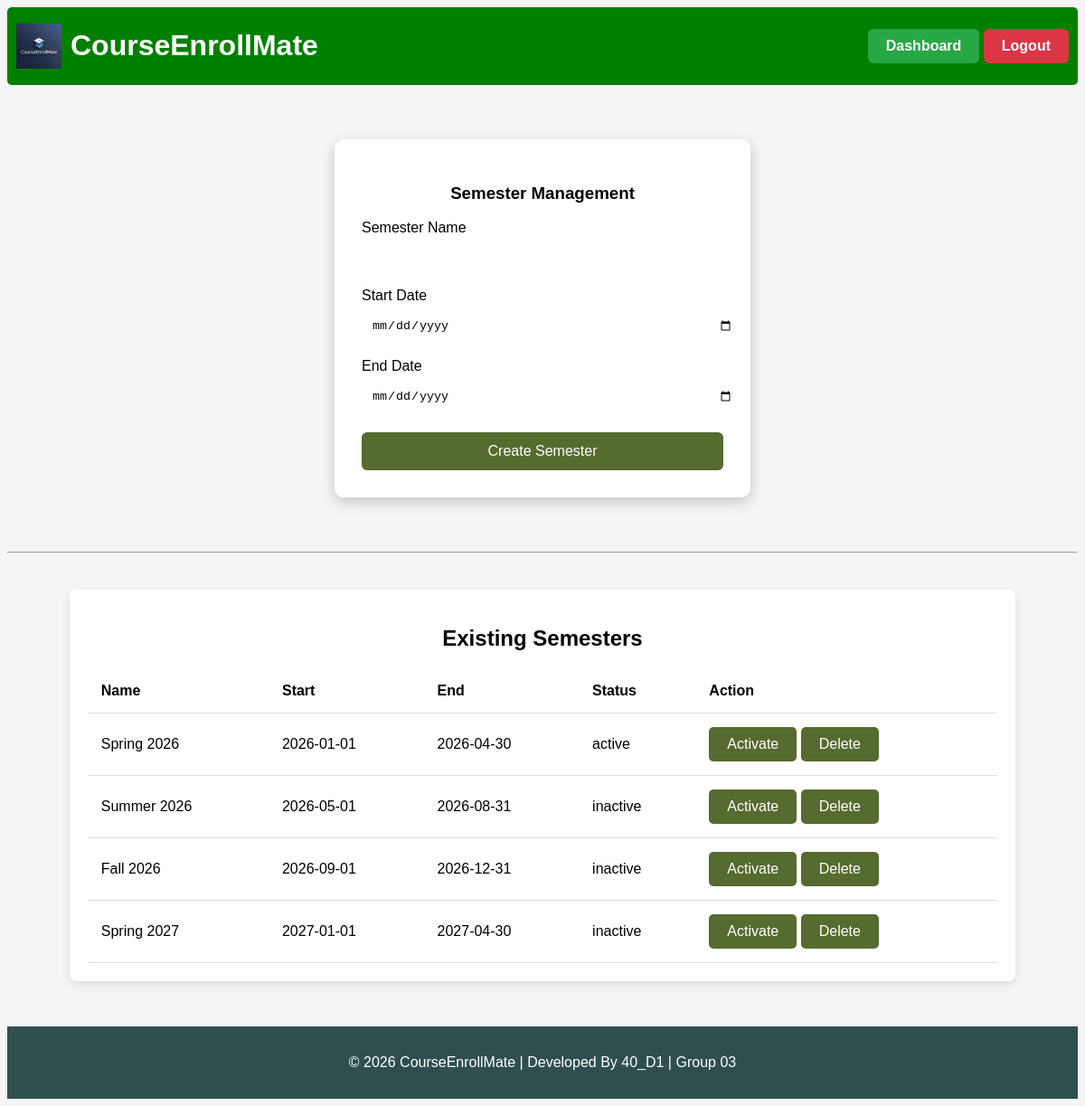
/manage_semesters (signed in), run on the app's committed database.
### tables this page shows
CREATE TABLE semesters (
    id INTEGER PRIMARY KEY AUTOINCREMENT,
    semester_name TEXT NOT NULL,
    start_date TEXT,
    end_date TEXT,
    status TEXT CHECK(status IN ('active','inactive')) DEFAULT 'inactive'
);

### app.py (the view, shortened to what this page needs)
@app.route("/manage_semesters", methods=["GET","POST"])
@login_required
@role_required("admin")
def manage_semesters():
    conn = get_db_connection()
    semesters = conn.execute(
        "SELECT * FROM semesters"
    ).fetchall()
    conn.close()
    return render_template(
        "manage_semesters.html",
        semesters=semesters
    )

### app.py (called while the page is built)
def get_db_connection():
    conn = sqlite3.connect("courseenrollmate.db")
    conn.row_factory = sqlite3.Row
    conn.execute("PRAGMA foreign_keys = ON")
    return conn

### helper.py (called while the page is built)
def login_required(f):
    @wraps(f)
    def decorated_function(*args, **kwargs):
        if "username" not in session:
            return redirect("/login")
        return f(*args, **kwargs)
    return decorated_function

def role_required(role):
    def decorator(f):
        @wraps(f)
        def decorated_function(*args, **kwargs):
            if session.get("role") != role:
                return "403 Forbidden: Unauthorized access"
            return f(*args, **kwargs)
        return decorated_function
    return decorator

### templates/manage_semesters.html
{% extends "base.html" %}
{% block body %}
<div class="login-container">
    <h3>Semester Management</h3>
    <form method="POST">
        <label>Semester Name</label>
        <input type="text" name="semester_name" required>
        <label>Start Date</label>
        <input type="date" name="start_date" required>
        <label>End Date</label>
        <input type="date" name="end_date" required>
        <button type="submit">Create Semester</button>
    </form>
</div>
<hr>
<div class="table-container">
    <h2>Existing Semesters</h2>
    <table>
        <tr>
            <th>Name</th>
            <th>Start</th>
            <th>End</th>
            <th>Status</th>
            <th>Action</th>
        </tr>
    {% for semester in semesters %}
        <tr>
            <td>{{ semester['semester_name'] }}</td>
            <td>{{ semester['start_date'] }}</td>
            <td>{{ semester['end_date'] }}</td>
            <td>{{ semester['status'] }}</td>
        <td>
            <a href="/activate_semester/{{ semester['id'] }}"> Activate </a>
            <a href="/delete_semester/{{ semester['id'] }}"> Delete </a>
        </td>
        </tr>
    {% endfor %}
    </table>
</div>
{% endblock %}

### static/style.css (style rules this page uses)
body { font-family: Arial, sans-serif; background:whitesmoke; text-align:center; }
a { display:inline-block; padding:10px 20px; background: darkolivegreen; color:white; text-decoration:none; border-radius:5px; }
.login-container { width:400px; margin:60px auto; background:white; padding:30px; border-radius:10px; box-shadow:0 5px 15px rgba(0,0,0,0.2); text-align:left; }
.login-container h3 { text-align:center; }
label { display:block; margin-top:15px; }
input, select { width:100%; padding:10px; margin-top:5px; border-radius:6px; border:1px solid white; }
button { width:100%; margin-top:20px; padding:12px; background:darkolivegreen; border:none; color:white; font-size:16px; border-radius:6px; cursor:pointer; }
.table-container { width:85%; margin:40px auto; background:white; padding:20px; border-radius:8px; box-shadow:0 4px 10px rgba(0,0,0,0.1); }
table { width:100%; border-collapse:collapse; }
th,td { padding:15px; text-align:left; }
tbody tr { border-bottom:1px solid #ddd; }

### data on the page
semesters: semester_name "Spring 2026", start_date "2026-01-01", end_date "2026-04-30", status "active"
semesters: semester_name "Summer 2026", start_date "2026-05-01", end_date "2026-08-31", status "inactive"
semesters: semester_name "Fall 2026", start_date "2026-09-01", end_date "2026-12-31", status "inactive"
semesters: semester_name "Spring 2027", start_date "2027-01-01", end_date "2027-04-30", status "inactive"
